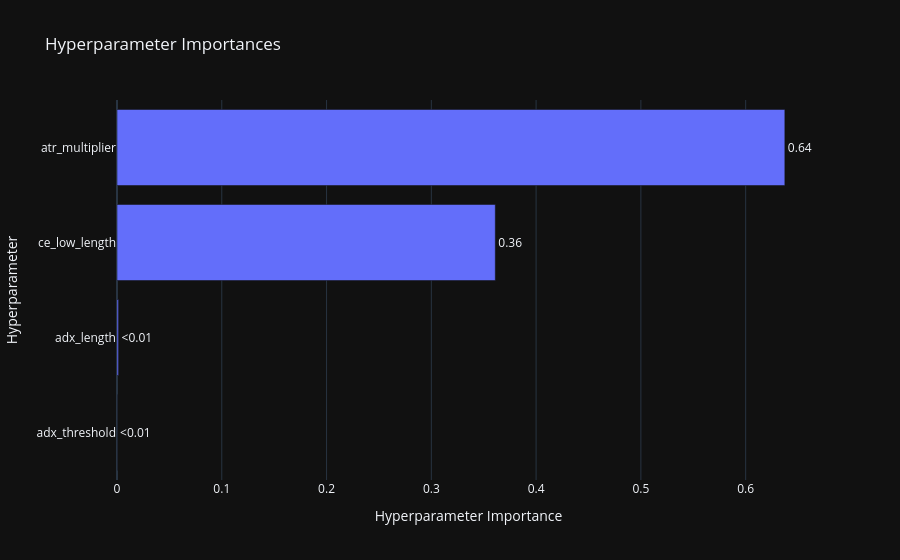
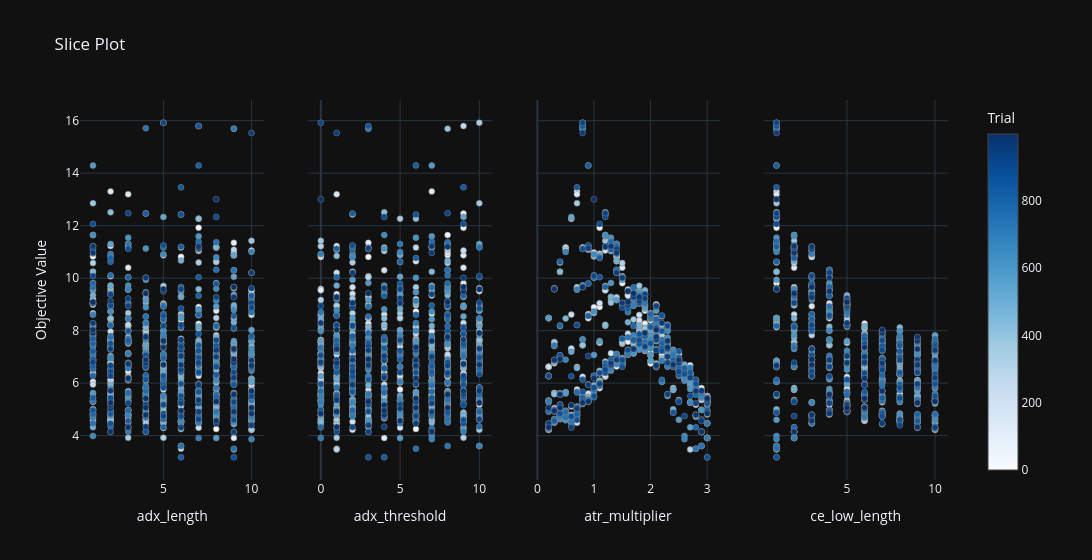

The notebook cell these images were saved under, in order:
### Markdown cell above
Visualization

### Code cell
fig = optuna.visualization.plot_param_importances(study)
show(fig)

fig2 = optuna.visualization.plot_slice(study, params=best_params.keys())
show(fig2)

### Figure 1 — Plotly figure (JSON) as saved in the notebook; plotly's stock layout.template omitted (floating-point values rounded to 4 significant figures)
{"data": [{"cliponaxis": false, "hovertemplate": ["adx_threshold (IntDistribution): 5.7681387073175845e-05<extra></extra>", "adx_length (IntDistribution): 0.0014701434604299135<extra></extra>", "ce_low_length (IntDistribution): 0.36106529428933365<extra></extra>", "atr_multiplier (FloatDistribution): 0.6374068808631635<extra></extra>"], "name": "Objective Value", "orientation": "h", "text": ["<0.01", "<0.01", "0.36", "0.64"], "textposition": "outside", "x": [5.768e-05, 0.00147, 0.3611, 0.6374], "y": ["adx_threshold", "adx_length", "ce_low_length", "atr_multiplier"], "type": "bar"}], "layout": {"title": {"text": "Hyperparameter Importances"}, "xaxis": {"title": {"text": "Hyperparameter Importance"}}, "yaxis": {"title": {"text": "Hyperparameter"}}}}

### Figure 2 — Plotly figure (JSON) as saved in the notebook; plotly's stock layout.template omitted (floating-point values rounded to 4 significant figures; data arrays with more than 128 entries replaced by an {"elided": "..."} marker saying what was removed)
{"data": [{"marker": {"color": {"elided": "1000 int values"}, "colorbar": {"title": {"text": "Trial"}, "x": 1.0, "xpad": 40}, "colorscale": [[0.0, "rgb(247,251,255)"], [0.125, "rgb(222,235,247)"], [0.25, "rgb(198,219,239)"], [0.375, "rgb(158,202,225)"], [0.5, "rgb(107,174,214)"], [0.625, "rgb(66,146,198)"], [0.75, "rgb(33,113,181)"], [0.875, "rgb(8,81,156)"], [1.0, "rgb(8,48,107)"]], "line": {"color": "Grey", "width": 0.5}, "showscale": true}, "mode": "markers", "name": "Feasible Trial", "showlegend": false, "x": {"elided": "1000 int values"}, "y": {"elided": "1000 float values"}, "type": "scatter", "xaxis": "x", "yaxis": "y"}, {"marker": {"color": {"elided": "1000 int values"}, "colorbar": {"title": {"text": "Trial"}, "x": 1.0, "xpad": 40}, "colorscale": [[0.0, "rgb(247,251,255)"], [0.125, "rgb(222,235,247)"], [0.25, "rgb(198,219,239)"], [0.375, "rgb(158,202,225)"], [0.5, "rgb(107,174,214)"], [0.625, "rgb(66,146,198)"], [0.75, "rgb(33,113,181)"], [0.875, "rgb(8,81,156)"], [1.0, "rgb(8,48,107)"]], "line": {"color": "Grey", "width": 0.5}, "showscale": false}, "mode": "markers", "name": "Feasible Trial", "showlegend": false, "x": {"elided": "1000 int values"}, "y": {"elided": "1000 float values"}, "type": "scatter", "xaxis": "x2", "yaxis": "y2"}, {"marker": {"color": {"elided": "1000 int values"}, "colorbar": {"title": {"text": "Trial"}, "x": 1.0, "xpad": 40}, "colorscale": [[0.0, "rgb(247,251,255)"], [0.125, "rgb(222,235,247)"], [0.25, "rgb(198,219,239)"], [0.375, "rgb(158,202,225)"], [0.5, "rgb(107,174,214)"], [0.625, "rgb(66,146,198)"], [0.75, "rgb(33,113,181)"], [0.875, "rgb(8,81,156)"], [1.0, "rgb(8,48,107)"]], "line": {"color": "Grey", "width": 0.5}, "showscale": false}, "mode": "markers", "name": "Feasible Trial", "showlegend": false, "x": {"elided": "1000 float values"}, "y": {"elided": "1000 float values"}, "type": "scatter", "xaxis": "x3", "yaxis": "y3"}, {"marker": {"color": {"elided": "1000 int values"}, "colorbar": {"title": {"text": "Trial"}, "x": 1.0, "xpad": 40}, "colorscale": [[0.0, "rgb(247,251,255)"], [0.125, "rgb(222,235,247)"], [0.25, "rgb(198,219,239)"], [0.375, "rgb(158,202,225)"], [0.5, "rgb(107,174,214)"], [0.625, "rgb(66,146,198)"], [0.75, "rgb(33,113,181)"], [0.875, "rgb(8,81,156)"], [1.0, "rgb(8,48,107)"]], "line": {"color": "Grey", "width": 0.5}, "showscale": false}, "mode": "markers", "name": "Feasible Trial", "showlegend": false, "x": {"elided": "1000 int values"}, "y": {"elided": "1000 float values"}, "type": "scatter", "xaxis": "x4", "yaxis": "y4"}], "layout": {"xaxis": {"anchor": "y", "domain": [0.0, 0.2125], "title": {"text": "adx_length"}}, "yaxis": {"anchor": "x", "domain": [0.0, 1.0], "title": {"text": "Objective Value"}}, "xaxis2": {"anchor": "y2", "domain": [0.2625, 0.475], "title": {"text": "adx_threshold"}}, "yaxis2": {"anchor": "x2", "domain": [0.0, 1.0], "matches": "y", "showticklabels": false}, "xaxis3": {"anchor": "y3", "domain": [0.525, 0.7375], "title": {"text": "atr_multiplier"}}, "yaxis3": {"anchor": "x3", "domain": [0.0, 1.0], "matches": "y", "showticklabels": false}, "xaxis4": {"anchor": "y4", "domain": [0.7875, 1.0], "title": {"text": "ce_low_length"}}, "yaxis4": {"anchor": "x4", "domain": [0.0, 1.0], "matches": "y", "showticklabels": false}, "title": {"text": "Slice Plot"}, "width": 1200}}
